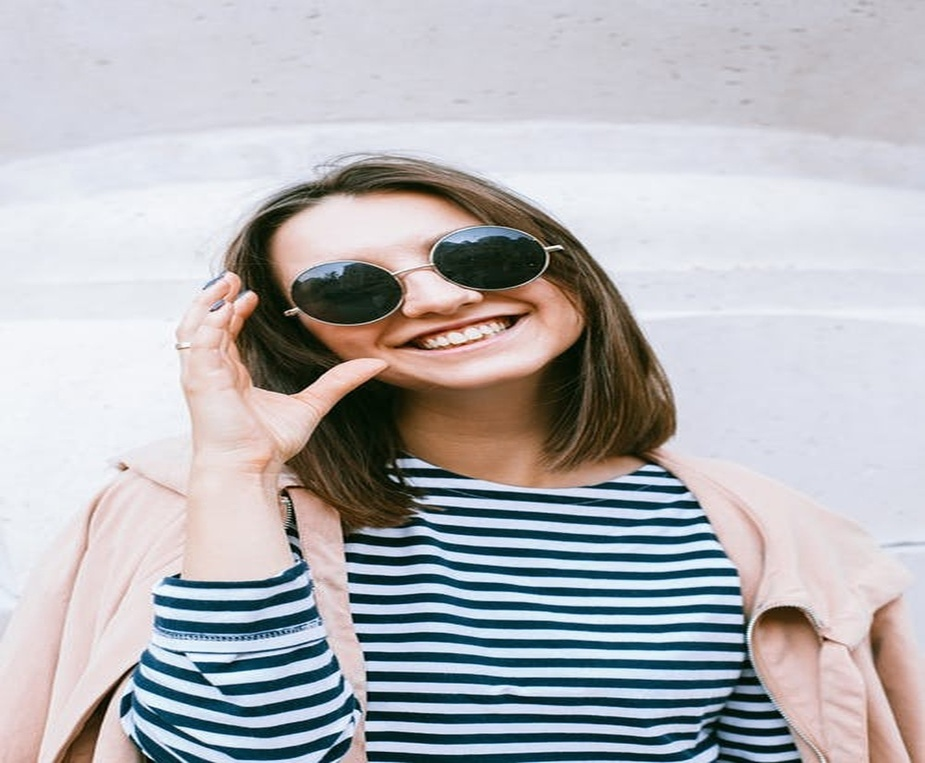
#> input picture images/1.jpeg, 925 x 763 px, shrunk from 1152 x 951 before the run
$ python Canny_Edge_Detection.py
#> lines starting #> are read from the running program, lines starting #| are printed output that depends on the picture; after the words box and inside, x2 and y2 are one past the last pixel; in counts of white or black regions, pixels touching at a corner belong together
"""
    OpenCV Canny Edge Detection :

    Edge detection is term where identify the boundary of object in image.
"""

# importing module
import cv2
import numpy as np

# image path
img = cv2.imread("../images/1.jpeg")
#> img is the input picture: shape (763, 925, 3); mean B, G, R 183.8, 180, 180.6
# canny edge detection
edges = cv2.Canny(img, 100, 200)
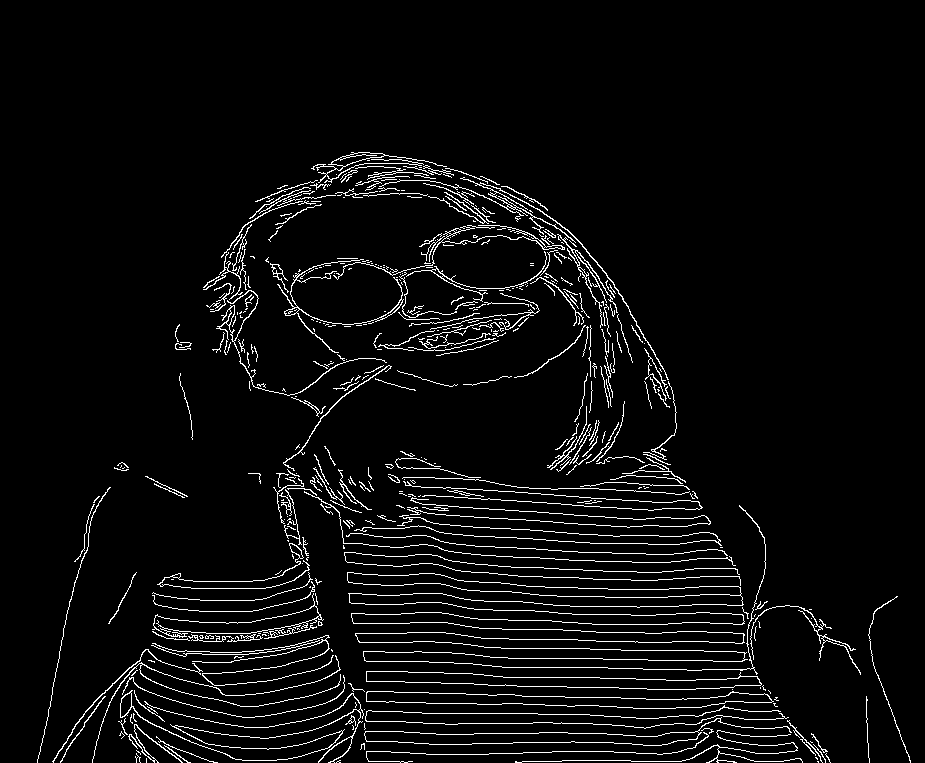
#> edges: shape (763, 925); 4.6% white in thin lines or dots, all inside (x1, y1, x2, y2) = (37, 152, 911, 763)

# display the image
cv2.imshow("Edge detection image", edges)
cv2.imshow("Original image", img)

# waits until a key is pressed
cv2.waitKey(0)

# destroys the window showing image
cv2.destroyAllWindows()

$ run again, with images/2.jpeg copied over images/1.jpeg
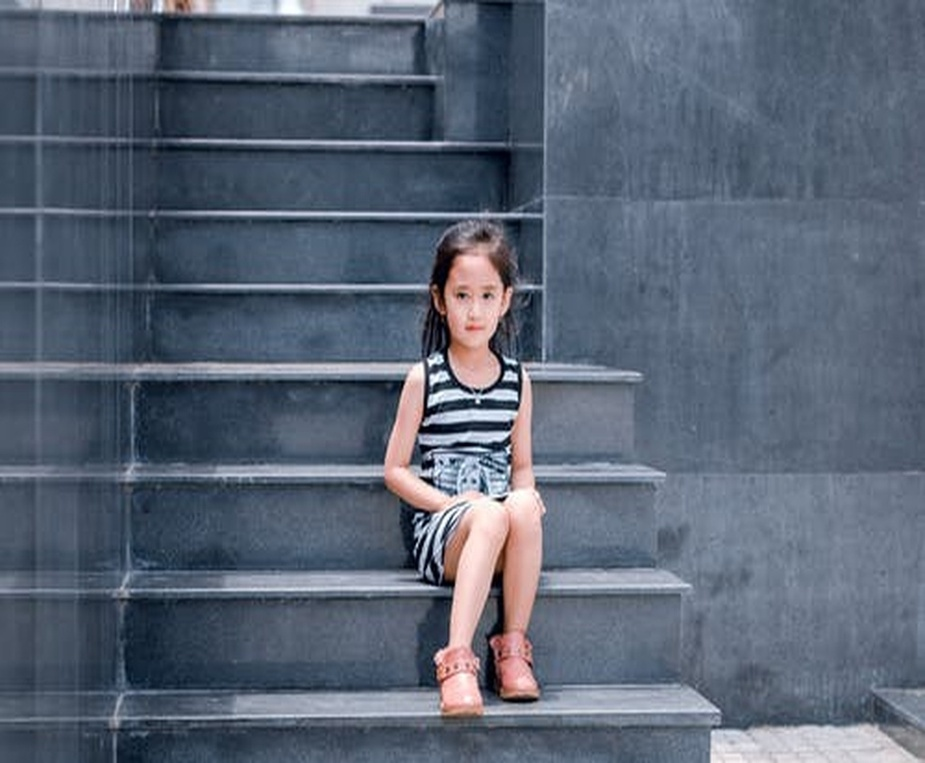
#> input picture images/2.jpeg, 925 x 763 px, shrunk from 1152 x 951 before the run
#> img is the input picture: shape (763, 925, 3); mean B, G, R 116.7, 100.4, 89.8
#> `edges = cv2.Canny(img, 100, 200)`:
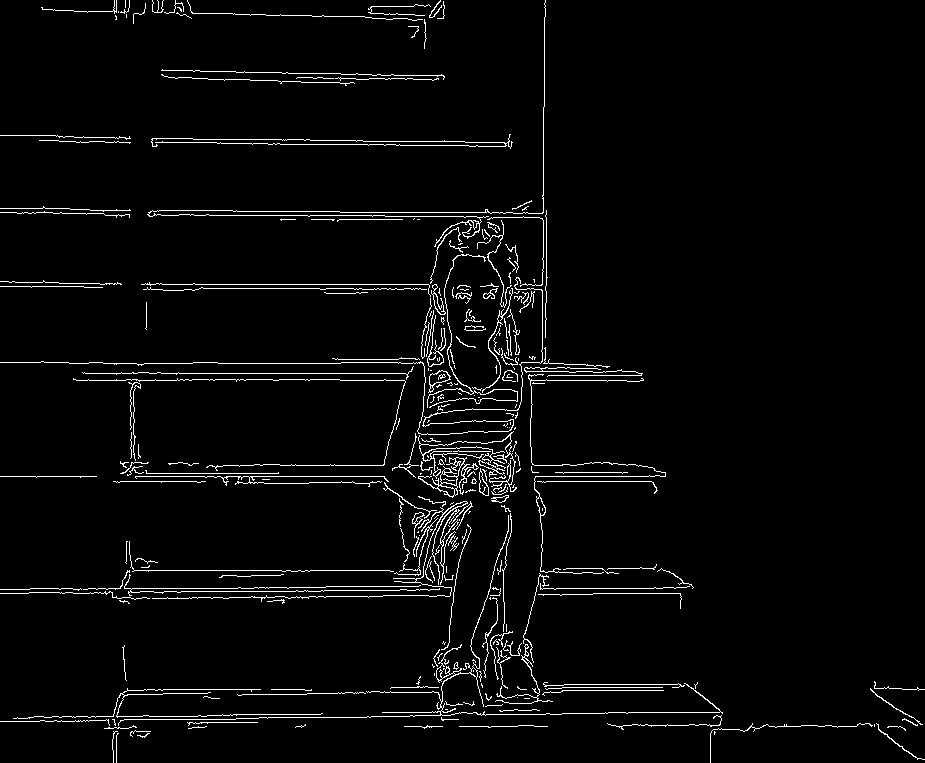
#> edges: shape (763, 925); 3.2% white in thin lines or dots

$ run again, with images/3.jpeg copied over images/1.jpeg
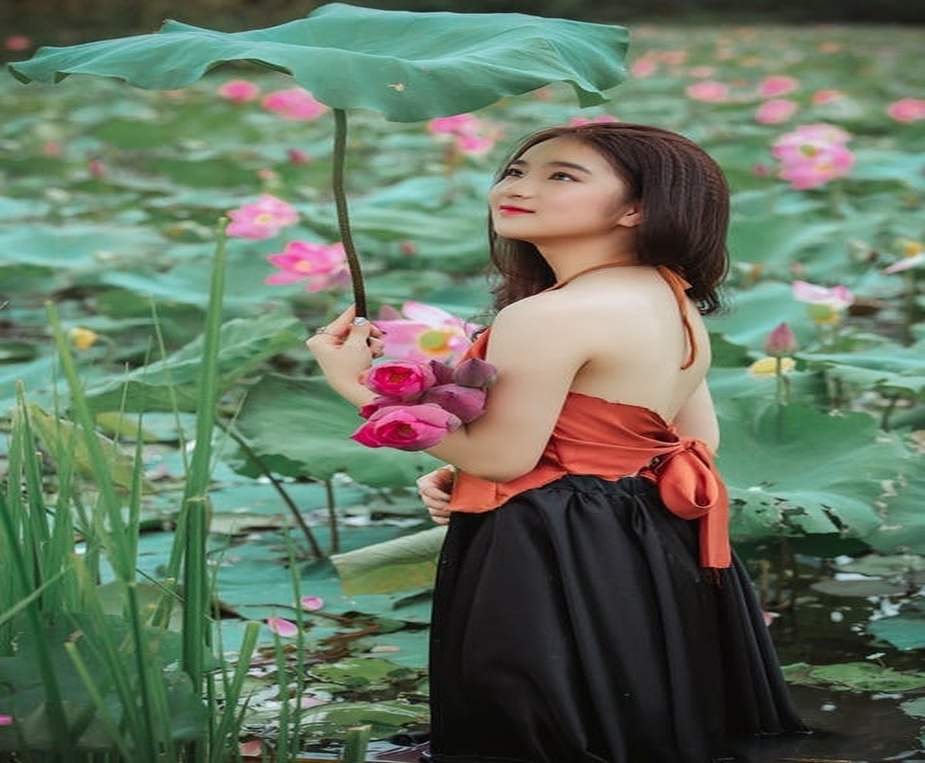
#> input picture images/3.jpeg, 925 x 763 px, shrunk from 1152 x 951 before the run
#> img is the input picture: shape (763, 925, 3); mean B, G, R 96.8, 116, 100.4
#> `edges = cv2.Canny(img, 100, 200)`:
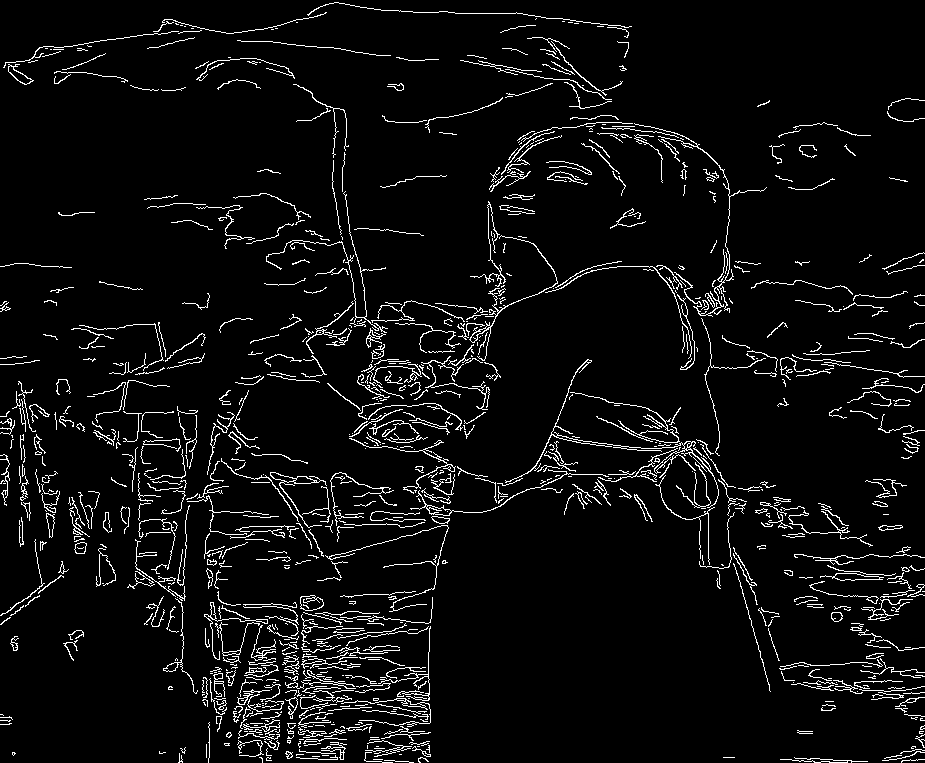
#> edges: shape (763, 925); 5.4% white in thin lines or dots
